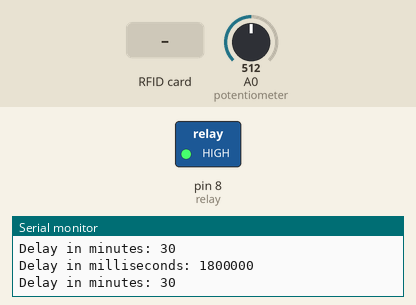
Recording of a sketch running on a simulated Arduino Uno, built with avr-gcc and run on an emulated ATmega328P. Shown: switched loads named in the sketch (green lamp = pin HIGH), the last lines printed to the serial monitor. The inputs (shaded band) are chosen by the test bench; at power-on: A0 (potentiometer) = 512. Pins used as bus, display or sensor lines are not drawn.

Above: at 1.2 s.
1.3 s: RFID card BD FE 45 21 held to the reader
At 3.2 s:
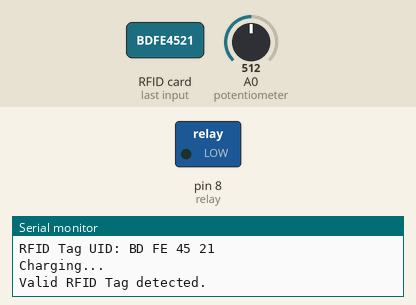
Timing chart, 0 to 4.7 s (numbered marks = the images above; inputs shaded):
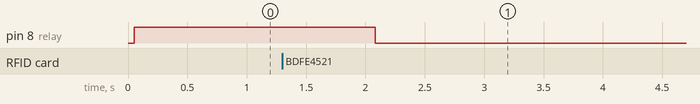

Measured:
- after the input at 1.3 s, pin 8 (relay): HIGH → LOW after 0.78 s

The sketch:

rfid_security_system.ino
```cpp
#include <SPI.h>
#include <MFRC522.h>

#define SS_PIN 10
#define RST_PIN 9

MFRC522 rfid(SS_PIN, RST_PIN); // Instance of the class

MFRC522::MIFARE_Key key;
int relay=8;

// Define the valid UID (for example, your provided UID: 83 EA 6C 14)
byte validUID[] = { 0xBD, 0xFE, 0x45, 0x21 };  // Replace this with the UID of your allowed card

void setup() {
  Serial.begin(9600);
  SPI.begin();  // Init SPI bus
  rfid.PCD_Init();  // Init RC522
  pinMode(relay,OUTPUT);
  digitalWrite(relay,HIGH);
}

void loop() {
  int potvalue = analogRead(A0);  // Read potentiometer
  long outputValue = map(potvalue, 0, 1023, 0, 60); // Map to minutes

  long potvalue1 = outputValue * 60000; // Convert minutes to milliseconds

  Serial.print("Delay in milliseconds: ");
  Serial.println(potvalue1);
  Serial.print("Delay in minutes: ");
  Serial.println(outputValue);
  delay(1000);


  // Check for new card detection at the beginning of the loop
  if ( ! rfid.PICC_IsNewCardPresent()) {
    return; // No new card present, just skip to the next loop iteration
  }

  // Verify if the NUID has been read
  if ( ! rfid.PICC_ReadCardSerial()) {
    return; // Could not read the card serial, skip to next iteration
  }

  // Print RFID UID for debugging
  Serial.print(F("RFID Tag UID:"));
  printHex(rfid.uid.uidByte, rfid.uid.size);
  Serial.println("");

  // Check if the detected UID matches the valid UID
  if (isUIDValid(rfid.uid.uidByte, rfid.uid.size)) {
    Serial.println("Charging...");
    Serial.println("Valid RFID Tag detected.");

    digitalWrite(relay,LOW);
    delay(potvalue1);
    digitalWrite(relay,HIGH);
    Serial.println("Charging complete");

  } else {
    // If the UID is not valid, do nothing (servo will stay at 0 degrees)
    Serial.println("Invalid RFID Tag detected.");
    digitalWrite(relay,HIGH);
  }

  // Halt PICC after processing the card
  //rfid.PICC_HaltA();  // Halt the card to end communication

  // Prepare the reader for the next card detection
  rfid.PICC_ReadCardSerial();  // Reset the reader to scan for new cards
}

// Routine to dump a byte array as hex values to Serial
void printHex(byte *buffer, byte bufferSize) {
  for (byte i = 0; i < bufferSize; i++) {
    Serial.print(buffer[i] < 0x10 ? " 0" : " ");
    Serial.print(buffer[i], HEX);
  }
}

// Function to check if the detected UID matches the valid one
bool isUIDValid(byte *uid, byte uidSize) {
  if (uidSize != sizeof(validUID)) {
    return false;  // If the UID size doesn't match, return false
  }

  for (byte i = 0; i < uidSize; i++) {
    if (uid[i] != validUID[i]) {
      return false;  // If any byte doesn't match, return false
    }
  }

  return true;  // UID matches the valid one
}
```
